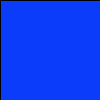
Frame 1 (no input)
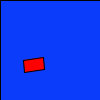
Frame 60 (the mouse pressed at the canvas centre just before this capture)
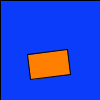
Frame 120 (the mouse held since frame 60 and released just before this capture)

The Processing sketch that drew these frames (run headless with seeded random() and noise(); from frame 60 on, the mouse is pressed at the canvas centre):

// Processing sketch: processing_96876
// ── processing_96876.pde

float x;                                             /// http://www.openprocessing.org/sketch/18276 ( got my idea from) 
float y;
float angle;                                          ///You can alter size by moving through the x axis
float deltaAngle;
color c;                                             ///You can alter color by moving through the y axis

void setup() {
y = random(height);                                  ///
x = -width*.25;
angle=0;
deltaAngle=0.05;
c=color(137);
rectMode(CENTER);
background(25, 7, 8);
smooth();
}

void draw() {
fill(10, 60, 250);
rect(width/2,height/2,width,height);
c = color(255,map(mouseY,0,height,0,255),0);
fill(c);
//background(128, 66, 9 );
if (mousePressed) {
x = mouseX;
deltaAngle=deltaAngle*0.7;
}
else
if (x<width) {
x++;
angle+=deltaAngle;
}
else {
y = random(height);
x = -width*.10;
deltaAngle=random(-0.1,0.1);
//c=color(random(150,255),0,0);
}
pushMatrix(); 
translate(x,y);
rotate(angle);
float size = map(mouseX,0,width/2,0.5,1);
rect(1,0,width*0.4*size,height*0.25*size);
popMatrix();

}
